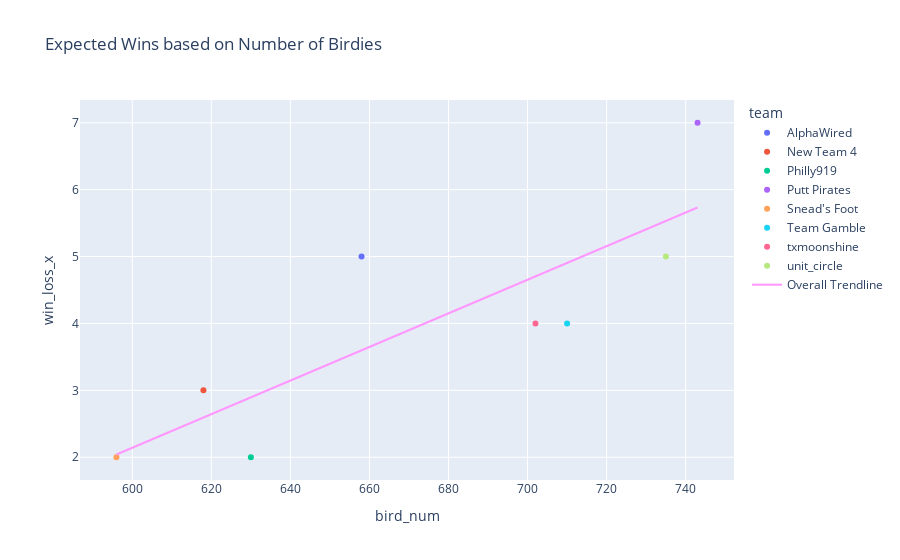

The notebook cell saved with this chart:
### Code cell
px.scatter(df[['team','bird_num','win_loss_x','wins']].groupby('team',as_index=False)['bird_num','win_loss_x'].sum(),
          x='bird_num',
          y='win_loss_x',
          trendline='ols',trendline_scope='overall',
          color='team',
          title=f"Expected Wins based on Number of Birdies")

### Figure 1 — Plotly figure (JSON) as saved in the notebook; plotly's stock layout.template omitted (floating-point values rounded to 4 significant figures)
{"data": [{"hovertemplate": "team=AlphaWired<br>bird_num=%{x}<br>win_loss_x=%{y}<extra></extra>", "legendgroup": "AlphaWired", "marker": {"color": "#636efa", "symbol": "circle"}, "mode": "markers", "name": "AlphaWired", "orientation": "v", "showlegend": true, "type": "scatter", "x": [658], "xaxis": "x", "y": [5], "yaxis": "y"}, {"hovertemplate": "team=New Team 4<br>bird_num=%{x}<br>win_loss_x=%{y}<extra></extra>", "legendgroup": "New Team 4", "marker": {"color": "#EF553B", "symbol": "circle"}, "mode": "markers", "name": "New Team 4", "orientation": "v", "showlegend": true, "type": "scatter", "x": [618], "xaxis": "x", "y": [3], "yaxis": "y"}, {"hovertemplate": "team=Philly919<br>bird_num=%{x}<br>win_loss_x=%{y}<extra></extra>", "legendgroup": "Philly919", "marker": {"color": "#00cc96", "symbol": "circle"}, "mode": "markers", "name": "Philly919", "orientation": "v", "showlegend": true, "type": "scatter", "x": [630], "xaxis": "x", "y": [2], "yaxis": "y"}, {"hovertemplate": "team=Putt Pirates<br>bird_num=%{x}<br>win_loss_x=%{y}<extra></extra>", "legendgroup": "Putt Pirates", "marker": {"color": "#ab63fa", "symbol": "circle"}, "mode": "markers", "name": "Putt Pirates", "orientation": "v", "showlegend": true, "type": "scatter", "x": [743], "xaxis": "x", "y": [7], "yaxis": "y"}, {"hovertemplate": "team=Snead's Foot<br>bird_num=%{x}<br>win_loss_x=%{y}<extra></extra>", "legendgroup": "Snead's Foot", "marker": {"color": "#FFA15A", "symbol": "circle"}, "mode": "markers", "name": "Snead's Foot", "orientation": "v", "showlegend": true, "type": "scatter", "x": [596], "xaxis": "x", "y": [2], "yaxis": "y"}, {"hovertemplate": "team=Team Gamble<br>bird_num=%{x}<br>win_loss_x=%{y}<extra></extra>", "legendgroup": "Team Gamble", "marker": {"color": "#19d3f3", "symbol": "circle"}, "mode": "markers", "name": "Team Gamble", "orientation": "v", "showlegend": true, "type": "scatter", "x": [710], "xaxis": "x", "y": [4], "yaxis": "y"}, {"hovertemplate": "team=txmoonshine<br>bird_num=%{x}<br>win_loss_x=%{y}<extra></extra>", "legendgroup": "txmoonshine", "marker": {"color": "#FF6692", "symbol": "circle"}, "mode": "markers", "name": "txmoonshine", "orientation": "v", "showlegend": true, "type": "scatter", "x": [702], "xaxis": "x", "y": [4], "yaxis": "y"}, {"hovertemplate": "team=unit_circle<br>bird_num=%{x}<br>win_loss_x=%{y}<extra></extra>", "legendgroup": "unit_circle", "marker": {"color": "#B6E880", "symbol": "circle"}, "mode": "markers", "name": "unit_circle", "orientation": "v", "showlegend": true, "type": "scatter", "x": [735], "xaxis": "x", "y": [5], "yaxis": "y"}, {"hovertemplate": "<b>OLS trendline</b><br>win_loss_x = 0.0251206 * bird_num + -12.9313<br>R<sup>2</sup>=0.693328<br><br>bird_num=%{x}<br>win_loss_x=%{y} <b>(trend)</b><extra></extra>", "legendgroup": "Overall Trendline", "line": {"color": "#FF97FF"}, "mode": "lines", "name": "Overall Trendline", "showlegend": true, "type": "scatter", "x": [596, 618, 630, 658, 702, 710, 735, 743], "xaxis": "x", "y": [2.041, 2.593, 2.895, 3.598, 4.703, 4.904, 5.532, 5.733], "yaxis": "y"}], "layout": {"legend": {"title": {"text": "team"}, "tracegroupgap": 0}, "title": {"text": "Expected Wins based on Number of Birdies"}, "xaxis": {"anchor": "y", "domain": [0, 1], "title": {"text": "bird_num"}}, "yaxis": {"anchor": "x", "domain": [0, 1], "title": {"text": "win_loss_x"}}}}
